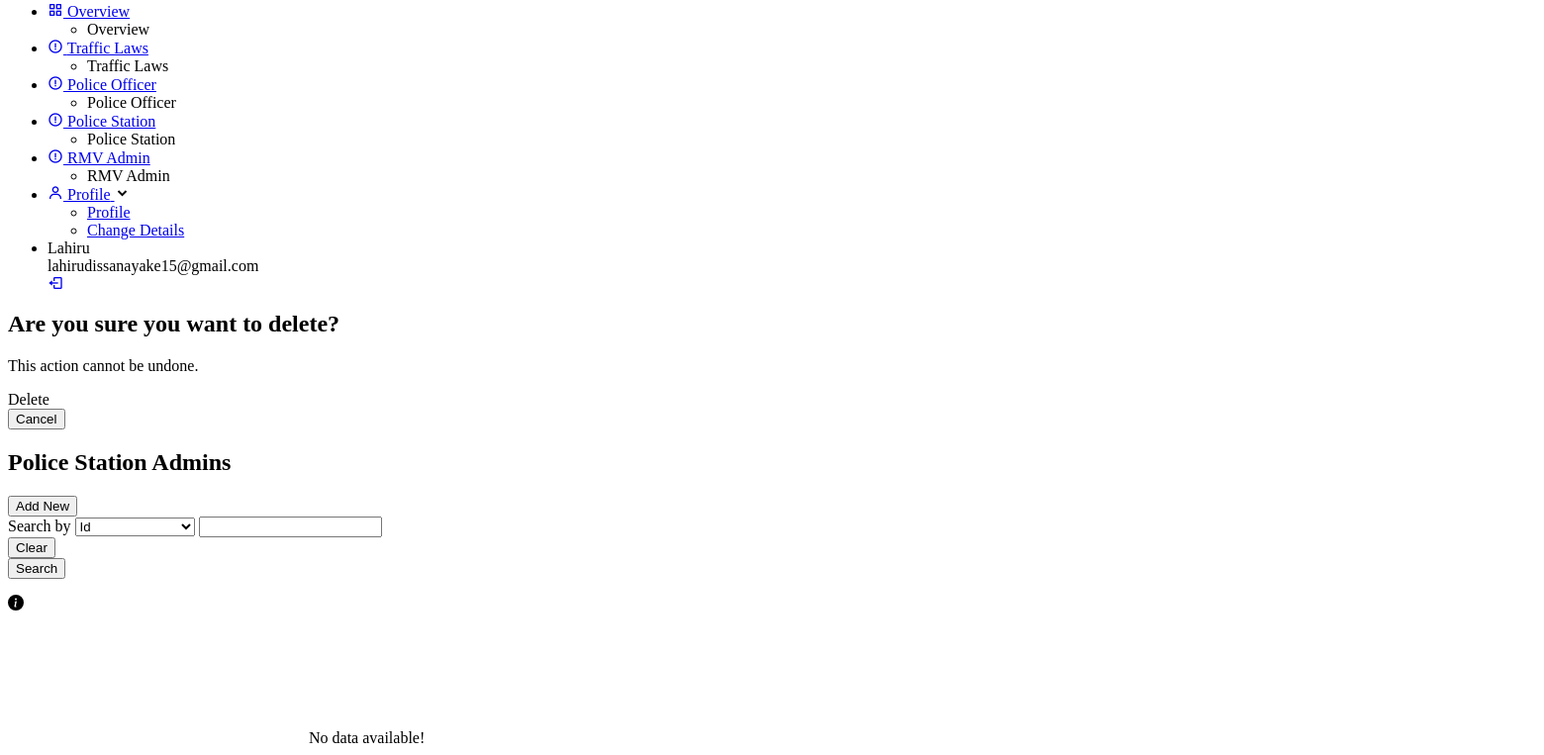
The page /view/system-admin/psa-view.php (signed in, lower part) on the database as committed earlier.
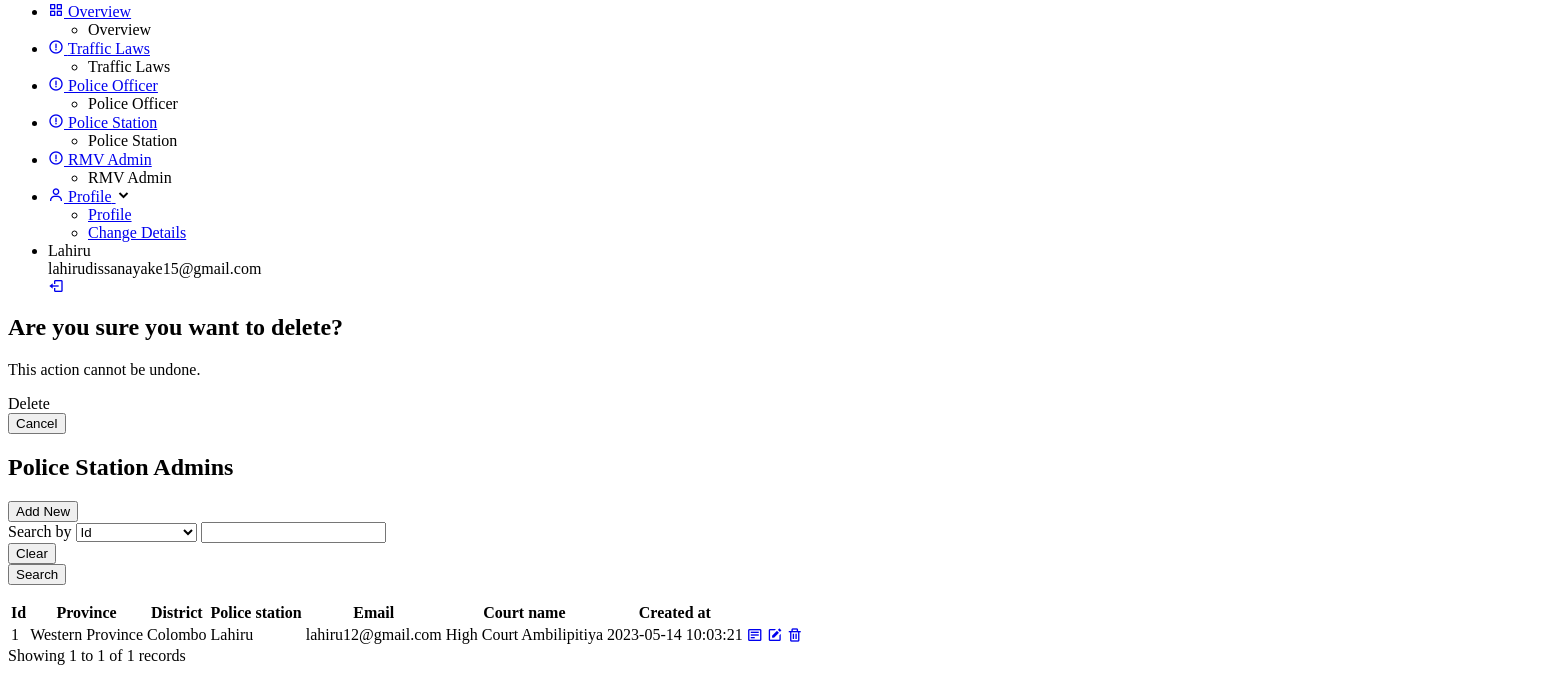
The same page on the database as committed later.
### tables this page shows
CREATE TABLE IF NOT EXISTS `police_station_admin` (
  `id` int(10) NOT NULL AUTO_INCREMENT,
  `province` varchar(255) NOT NULL,
  `district` varchar(255) NOT NULL,
  `name` varchar(255) NOT NULL,
  `email` varchar(255) NOT NULL,
  `court_name` varchar(255) NOT NULL,
  `added_by` int(10) NOT NULL,
  `created_at` timestamp NOT NULL DEFAULT CURRENT_TIMESTAMP,
  `latest_update_by` int(10) DEFAULT NULL,
  `latest_update_at` timestamp NULL DEFAULT CURRENT_TIMESTAMP,
  PRIMARY KEY (`id`)
);

### includes/system-admin/psa-view.inc.php (called while the page is built, shortened)
<?php
$limit = 10;
$table = "police_station_admin";
$page = $_GET['page'] ?? 1;
$search_column = $_GET['column'] ?? "";
$search_term = $_GET['search'] ?? "";
$result = viewAll($con, $table, $page, $limit, $search_column, $search_term);
$total_rows = getTotalRecords($con, $table, $search_column, $search_term);

### view/system-admin/psa-view.php (the view, shortened to what this page needs)
<?php
include_once("sa-head.php");
include_once("sa-sidebar.php");
include_once("sa-navbar.php");
require("delete-dialog.php");
$options_column = array(
    "id" => "Id",
    "province" => "Province",
    "district" => "District",
    "police_station" => "Police station",
    "email" => "Email",
    "court_name" => "Court name",
    "added_by" => "Added by",
    "created_at" => "Created at",
    "latest_update_by" => "Latest update by",
    "latest_update_at" => "Latest update at"
);
$options_province = array(
    "Western Province" => "Western Province",
    "Central Province" => "Central Province",
    "North Central Province" => "North Central Province",
    "Northern Province" => "Northern Province",
    "Eastern Province" => "Eastern Province",
    "North Western Province" => "North Western Province",
    "Southern Province" => "Southern Province",
    "Uva Province" => "Uva Province",
    "Sabaragamuwa Province" => "Sabaragamuwa Province"
);
$options_district = array(
    "Colombo" => "Colombo",
    "Gampaha" => "Gampaha",
    "Kalutara" => "Kalutara",
    "Kandy" => "Kandy",
    "Matale" => "Matale",
    "Nuwara Eliya" => "Nuwara Eliya",
    "Galle" => "Galle",
    "Matara" => "Matara",
    "Hambantota" => "Hambantota",
    "Jaffna" => "Jaffna",
    "Kilinochchi" => "Kilinochchi",
    "Mannar" => "Mannar",
    "Vavuniya" => "Vavuniya",
    "Mullaitivu" => "Mullaitivu",
    "Batticaloa" => "Batticaloa",
    "Ampara" => "Ampara",
    "Trincomalee" => "Trincomalee",
    "Kurunegala" => "Kurunegala",
    "Puttalam" => "Puttalam",
    "Anuradhapura" => "Anuradhapura",
    "Polonnaruwa" => "Polonnaruwa",
    "Badulla" => "Badulla",
    "Moneragala" => "Moneragala",
    "Ratnapura" => "Ratnapura",
    "Kegalle" => "Kegalle"
);
?>
<section class="home-section">
    <div class="content">
        <div class="title-bar">
            <div class="heading">
                <h1>Police Station Admins</h1>
            </div>
            <div class="btn-group">
                <a href="psa-add.php"><button class="btn btn-primary">Add New</button></a>
            </div>
        </div>
        <div class="container">
            <form method="get">
                <div class="search-by">
                    <div class="search-by-left">
                        <span>Search by</span>
                        <select name="column" id="column" onchange="changeInputType()">
                            <?php foreach ($options_column as $value => $label) {
                                $selected = '';
                                echo "<option value='$value' $selected>$label</option>";
                            } ?>
                        </select>
                        <span id="search-input-container">
                            <?php
                            $search_term = isset($_GET['search']) ? htmlspecialchars($_GET['search']) : '';
                            $search_column = isset($_GET['column']) ? $_GET['column'] : '';
                            if ($search_column === "province") {
                                echo "<select name='search' id='search'>";
                                foreach ($options_province as $option) {
                                    echo "<option value='" . $option . "' " . (($search_term ===  $option) ? "selected" : "") . ">" . $option . "</option>";
                                }
                                echo "</select>";
                            } else if ($search_column === "district") {
                                echo "<select name='search' id='search'>";
                                foreach ($options_district as $option) {
                                    echo "<option value='" . $option . "' " . (($search_term ===  $option) ? "selected" : "") . ">" . $option . "</option>";
                                }
                                echo "</select>";
                            } else if ($search_column === "court_name") {
                                echo "<select name='search' id='search'>";
                                foreach ($options_court_name as $option) {
                                    echo "<option value='" . $option . "' " . (($search_term ===  $option) ? "selected" : "") . ">" . $option . "</option>";
                                }
                                echo "</select>";
                            } else if ($search_column === "created_at" || $search_column === "latest_update_at") {
                                echo "<input type='date' name='search' id='search' value='$search_term'>";
                            } else if ($search_column === "id" || $search_column === "added_by" || $search_column === "latest_update_by") {
                                echo "<input type='number' name='search' id='search' value='$search_term'>";
                            } else if ($search_column === "police_station" || $search_column === "email") {
                                echo "<input type='text' name='search' id='search' value='$search_term'>";
                            } else {
                                echo "<input type='number' name='search' id='search' value='$search_term'>";
                            }
                            ?>
                        </span>
                    </div>
                    <div class="search-by-right btn-group">
                        <div>
                            <button class="btn btn-secondary" type="button" onclick="location.href='?page=1'">Clear</button>
                        </div>
                        <div>
                            <button class="btn btn-primary" type="submit">Search</button>
                        </div>
                    </div>
                </div>
            </form>
        </div>
        <div class="container">
            <?php
            include("../../includes/system-admin/psa-view.inc.php");
            if ($result->num_rows > 0) {
            ?>
                <div class="table">
                    <table>
                        <thead>
                            <tr>
                                <th>Id</th>
                                <th>Province</th>
                                <th>District</th>
                                <th>Police station</th>
                                <th>Email</th>
                                <th>Court name</th>
                                <th>Created at</th>
                                <th></th>
                                <th></th>
                                <th></th>
                            </tr>
                        </thead>
                        <tbody>
                            <?php while ($row = mysqli_fetch_assoc($result)) { ?>
                                <tr>
                                    <td><?php echo $row['id']; ?></td>
                                    <td><?php echo $row['province']; ?></td>
                                    <td><?php echo $row['district']; ?></td>
                                    <td><?php echo $row['name']; ?></td>
                                    <td><?php echo $row['email']; ?></td>
                                    <td><?php echo $row['court_name']; ?></td>
                                    <td><?php echo $row['created_at']; ?></td>
                                    <td><a href="psa-details.php?id=<?php echo $row['id']; ?>"><i class='bx bx-detail'></i></a></td>
                                    <td><a href="psa-edit.php?id=<?php echo $row['id']; ?>"><i class='bx bxs-edit'></i></a></td>
                                    <td>
                                        <a href="../../includes/system-admin/psa-delete.inc.php?id=<?php echo $row['id']; ?>" onclick="showDeleteDialog(this); return false;">
                                            <i class="bx bx-trash delBtn"></i>
                                        </a>
                                    </td>
                                </tr>
                            <?php } ?>
                        </tbody>
                    </table>
                </div>
            <?php
            }
            ?>
            <?php include("pagination.php"); ?>
        </div>
    </div>
</section>

### view/system-admin/sa-head.php (shortened to what this page needs)
<link rel="stylesheet" href="https://unpkg.com/boxicons@2.0.7/css/boxicons.min.css">
<link rel="stylesheet/less" href="../../public/less/main.less">

### view/system-admin/sa-sidebar.php (shortened to what this page needs)
<?php include_once("sa-dbh.inc.php");
include_once("sa-head.php"); ?>
<?php $current_page = basename($_SERVER['PHP_SELF']); ?>
<div class="sidebar">
    <ul class="nav-links">
        <li <?php if ($current_page == 'sa-home.php') {
                echo 'class="current"';
            } ?>>
            <a href="sa-home.php">
                <i class='bx bx-grid-alt'></i>
                <span class="link_name">Overview</span>
                <ul class="sub-menu blank">
                    <li><a class="link_name">Overview</a></li>
                </ul>
            </a>
        </li>
        <li <?php if ($current_page == 'law-view.php' || $current_page == 'law-add.php' || $current_page == 'law-edit.php') {
                echo 'class="current"';
            } ?>>
            <a href="law-view.php">
                <i class='bx bx-error-circle'></i>
                <span class="link_name">Traffic Laws</span>
                <ul class="sub-menu blank">
                    <li><a class="link_name">Traffic Laws</a></li>
                </ul>
            </a>
        </li>
        <li <?php if ($current_page == 'po-view.php' || $current_page == 'po-add.php') {
                echo 'class="current"';
            } ?>>
            <a href="po-view.php">
                <i class='bx bx-error-circle'></i>
                <span class="link_name">Police Officer</span>
                <ul class="sub-menu blank">
                    <li><a class="link_name">Police Officer</a></li>
                </ul>
            </a>
        </li>
        <li <?php if ($current_page == 'psa-view.php' || $current_page == 'psa-add.php') {
                echo 'class="current"';
            } ?>>
            <a href="psa-view.php">
                <i class='bx bx-error-circle'></i>
                <span class="link_name">Police Station</span>
                <ul class="sub-menu blank">
                    <li><a class="link_name">Police Station</a></li>
                </ul>
            </a>
        </li>
        <li <?php if ($current_page == 'rmv-view.php' || $current_page == 'rmv-add.php') {
                echo 'class="current"';
            } ?>>
            <a href="rmv-view.php">
                <i class='bx bx-error-circle'></i>
                <span class="link_name">RMV Admin</span>
                <ul class="sub-menu blank">
                    <li><a class="link_name">RMV Admin</a></li>
                </ul>
            </a>
        </li>
        <li>
            <div class="iocn-link">
                <a href="Profile.php">
                    <i class='bx bx-user'></i>
                    <span class="link_name">Profile</span>
                </a>
                <i class='bx bxs-chevron-down arrow'></i>
            </div>
            <ul class="sub-menu">
                <li><a class="link_name" href="Profile.php">Profile</a></li>
                <li><a href="#">Change Details </a></li>
            </ul>
        </li>
        <li>
            <div class="profile-details">
                <div class="name-job">
                    <div class="profile_name">Lahiru</div>
                    <div class="job">lahirudissanayake15@gmail.com</div>
                </div>
                <a href="../include/logout.php"><i class='bx bx-log-out'></i></a>
            </div>
        </li>
    </ul>
</div>

### view/system-admin/delete-dialog.php
<?php include_once("sa-head.php"); ?>
<div id="delete-dialog" class="delete-dialog">
    <h2>Are you sure you want to delete?</h2>
    <p>This action cannot be undone.</p>
    <div class="delete-actions btn-group">
        <div>
            <a id="delete-confirm" class="btn btn-primary">Delete</a>
        </div>
        <button id="delete-cancel" class="btn btn-secondary">Cancel</button>
    </div>
</div>

### functions/system-admin.func.php (shortened to what this page needs)
<?php
function viewAll($conn, $table, $page, $limit, $search_column = "", $search_term = "")
{
    $offset = ($page - 1) * $limit;
    if ($search_column && $search_term) {
        $stmt = $conn->prepare("SELECT * FROM $table WHERE $search_column LIKE '$search_term%' ORDER BY id DESC LIMIT ?, ?");
    } else {
        $stmt = $conn->prepare("SELECT * FROM $table ORDER BY id DESC LIMIT ?, ?");
    }
    $stmt->bind_param("ii", $offset, $limit);
    $stmt->execute();
    $result = $stmt->get_result();
    if ($result->num_rows > 0) {
        return $result;
    } else {
        echo "<div class='alert alert-none alert-info'>
			    <svg><use xlink:href='#info'></use></svg>
				<span>No data available!</span>
			</div>
            <svg style='display: none;'>
                <symbol id='info'>
                    <path d='M8 16A8 8 0 1 0 8 0a8 8 0 0 0 0 16zm.93-9.412-1 4.705c-.07.34.029.533.304.533.194 0 .487-.07.686-.246l-.088.416c-.287.346-.92.598-1.465.598-.703 0-1.002-.422-.808-1.319l.738-3.468c.064-.293.006-.399-.287-.47l-.451-.081.082-.381 2.29-.287zM8 5.5a1 1 0 1 1 0-2 1 1 0 0 1 0 2z' />
                </symbol>
            </svg>";
        exit();
    }
}
function getTotalRecords($con, $table, $search_column = "", $search_term = "")
{
    if ($search_column && $search_term) {
        $sql = "SELECT COUNT(*) as count FROM $table WHERE $search_column LIKE '$search_term%'";
    } else {
        $sql = "SELECT COUNT(*) as count FROM $table";
    }
    $result = mysqli_query($con, $sql);
    $row = mysqli_fetch_assoc($result);
    $count = $row['count'];
    return $count;
}

### view/system-admin/pagination.php (shortened to what this page needs)
<?php
$start_limit = ($page - 1) * $limit;
$end_limit = min($start_limit + $limit, $total_rows);
$output = '<div class="pagination">';
$output .= '<div class="pagination-left">';
$output .= sprintf('Showing %d to %d of %d records', $start_limit + 1, $end_limit, $total_rows);
$output .= '</div>';
$output .= '<div class="pagination-right">';
$output .= '</div>';
$output .= '</div>';
echo $output;

Rows that differ between the two databases and show on the page:
added police_station_admin: id "1", province "Western Province", district "Colombo", name "Lahiru", email "lahiru12@gmail.com", court_name "High Court Ambilipitiya", created_at "2023-05-14 10:03:21"
Other text that changed with them:
$output: (not shown) → "Showing 1 to 1 of 1 records"
text no longer shown: "No data available!"
text now shown: "Id Province District Police station Email Court name Created at"
